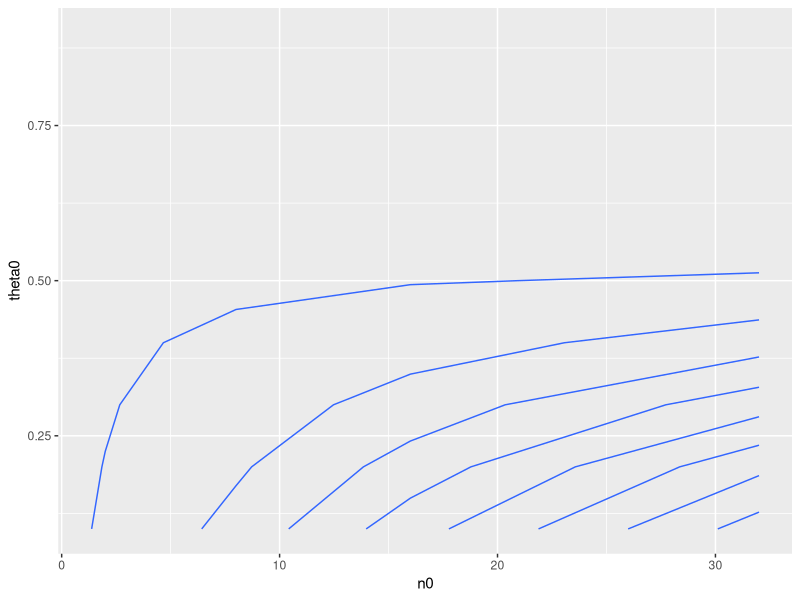
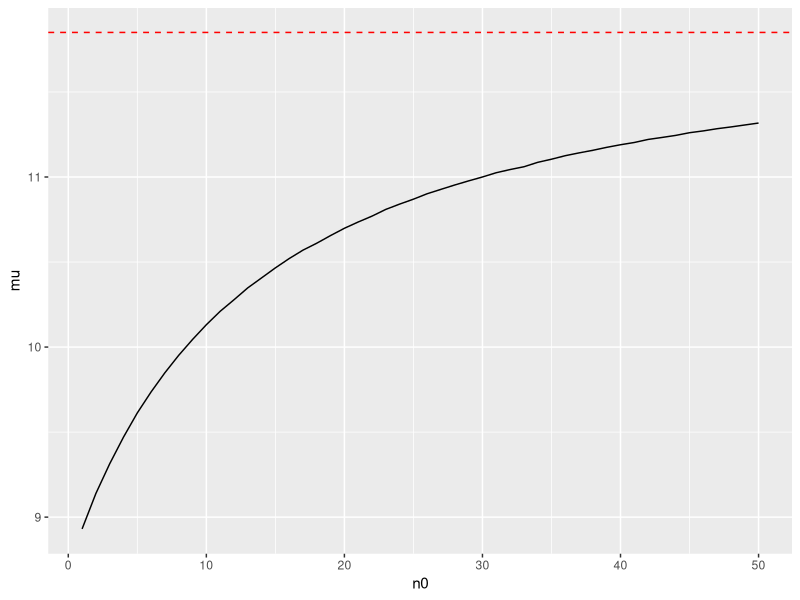

Recreate these plots in R, in order.
## ---- chunk 1
knitr::opts_chunk$set(message=FALSE,warning=FALSE, cache=TRUE)
library(dplyr)
library(tidyverse)
## ---- chunk 2
df = data.frame(expand.grid(n0 = c(1, 2, 8, 16, 32), theta0 = c(0.1, 0.2, 0.3, 0.4, 0.5, 0.6, 0.7, 0.8, 0.9)))
df = df %>%
  mutate(a = theta0 * n0) %>% 
  mutate(b = (1 - theta0) * n0) 

results = list()
n = c(1:45)
for(i in n) {
  
  results[[i]] = data.frame(n0 = df$n0[i], theta0 = df$theta0[i], prob = dim(rbeta(100000, sum(df$a[i] + 57), sum(df$b[i] + 100 - 57)) %>% 
                               data.frame() %>% 
                               rename(x = matches(".")) %>% 
                               filter(x > 0.5))[1]/100000, a = sum(df$a[i] + 57), b = sum(df$b[i] + 100 - 57))
  
  
}

df2 = bind_rows(results) %>% 
  data.frame() %>% 
  mutate(prob = round(prob, digits = 3))

ggplot(df2, aes(x = n0, y = theta0, z = prob)) +
         stat_contour() 


## ---- chunk 3
n0 = seq(1, 50, by = 1)
meanList = list()

for(i in n0) {
  
meanList[[i]] = data.frame(mu = mean(rgamma(100000, 12*n0[i] + 113, n0[i] + 13)), n0 = n0[i])  
  
}

bind_rows(meanList) %>% 
  ggplot(aes(x = n0, y = mu)) +
  geom_line() + geom_hline(yintercept = 11.85, linetype="dashed", color = "red")


